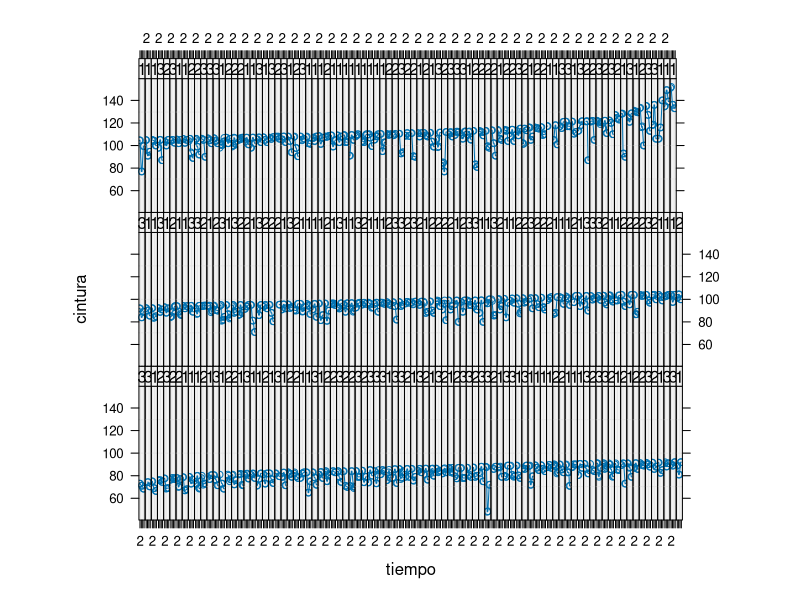
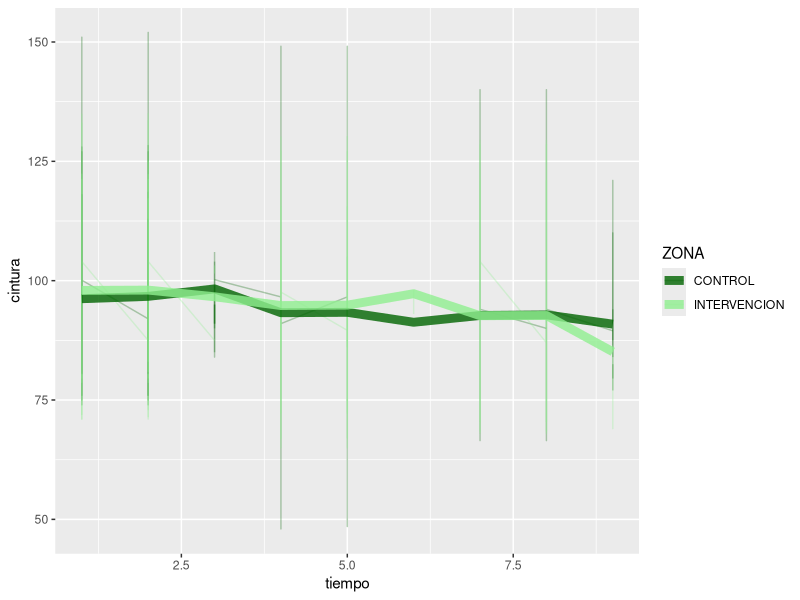
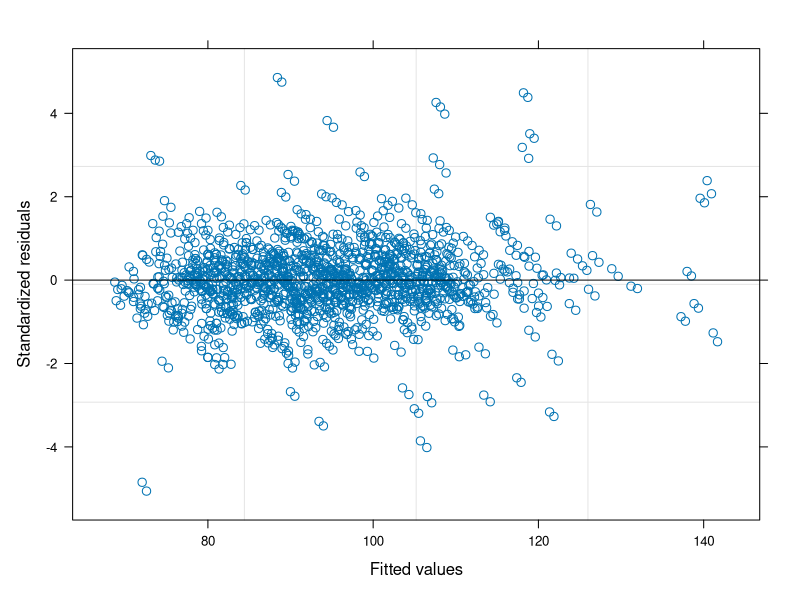
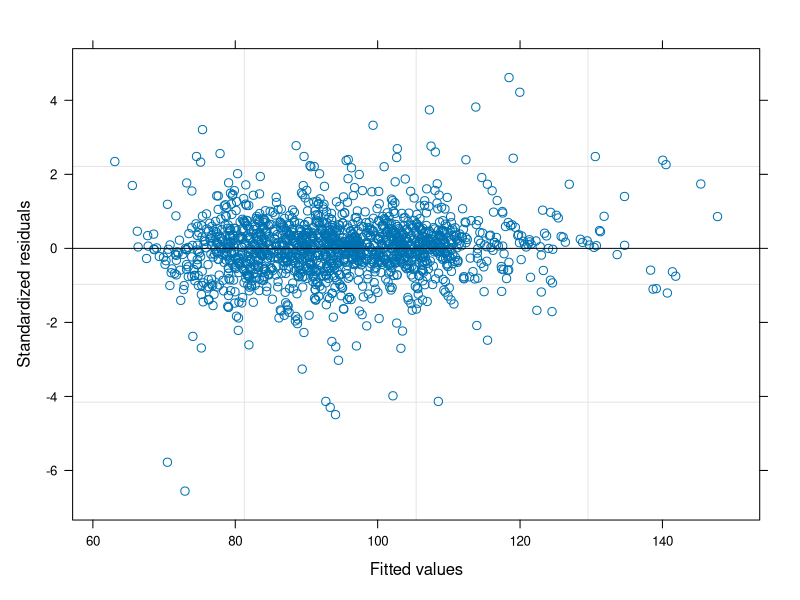
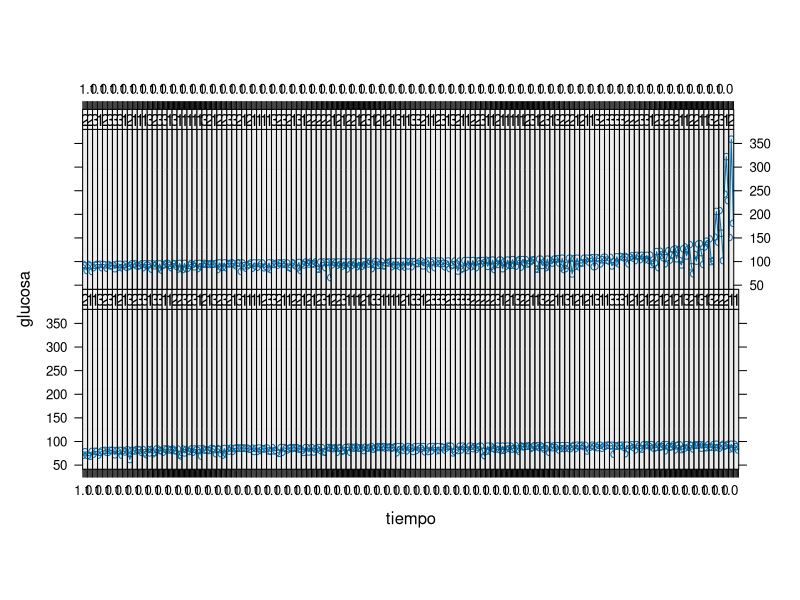
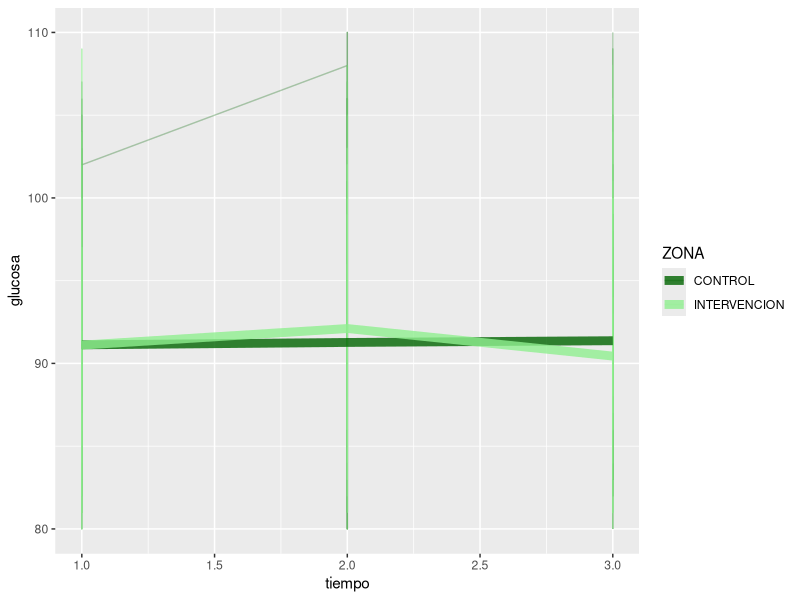

Write the R code that produced these figures, in order.
## ---- chunk 1
knitr::opts_chunk$set(echo = TRUE, comment = "",
                      message = FALSE, warning = FALSE,
                      cache=TRUE)
## ---- chunk 2
setwd("c:/juan/CREAL/GitHub/PrivateTeachingMaterials/advanced_modelling_R/data")
dat <- read.delim("Base_Curso_F4D.txt", dec=",", 
                  na.strings = c("#N/A"))
                    
head(dat)
str(dat)
## ---- chunk 3

vars <- grep("^P.CINTURA", names(dat), value = TRUE)

datS <- dat[ , c("ID_FAMILIAR", "ZONA", vars)]

cint <- reshape(datS, direction="long",
                varying = list(vars),
                idvar = c("ID_FAMILIAR","ZONA"),
                v.names = c("cintura"),
                timevar = "tiempo", times=1:9)
head(cint)

cint$familia <- substr(cint$ID_FAMILIAR, 1, 8)
head(cint)


write.table(cint, file="cintura.txt", sep="\t", quote=FALSE,
            row.names = FALSE)
## ---- chunk 4
vars <- grep("^GLUC", names(dat), value = TRUE)

datS <- dat[ , c("ID_FAMILIAR", "ZONA", vars)]

head(datS)

gluc <- reshape(datS, direction="long",
                varying = list(grep("^GLUC", names(dat), value = TRUE)),
                idvar = c("ID_FAMILIAR","ZONA"),
                v.names = c("glucosa"),
                timevar = "tiempo", times=1:3)
gluc$familia <- substr(gluc$ID_FAMILIAR, 1, 8)
head(gluc)

write.table(gluc, file="glucosa.txt", sep="\t", quote=FALSE,
            row.names = FALSE)
## ---- chunk 5
library(nlme)
cint.s <- groupedData(cintura ~ tiempo | ID_FAMILIAR, cint)
plot(cint.s)
## ---- chunk 6
library(ggplot2)

cint.agg <- aggregate(cintura ~ tiempo + ZONA, cint, mean)

plt <- ggplot(cint, aes(x = tiempo, y = cintura, color=ZONA)) +
    geom_line(aes(group = ZONA), alpha = .3) +
    geom_line(data = cint.agg, alpha = .8, size = 3) +
    scale_color_manual(values=c("darkgreen", "lightgreen"))
plt
## ---- chunk 7
library(nlme)
mod.cint1 <- lme(cintura ~ tiempo*ZONA, cint.s, 
                random = ~ 1, na.action="na.omit")
mod.cint2 <- lme(cintura ~ tiempo*ZONA, cint.s, 
                random = ~ tiempo, na.action = "na.omit")
anova(mod.cint1, mod.cint2)

summary(mod.cint1)
summary(mod.cint2)
## ---- chunk 8
plot(mod.cint1)
plot(mod.cint2)
## ---- chunk 9
gluc.s <- groupedData(glucosa ~ tiempo | ID_FAMILIAR, gluc)
plot(gluc.s)
## ---- chunk 10
gluc <- subset(gluc, glucosa < 200)
gluc.agg <- aggregate(glucosa ~ tiempo + ZONA, gluc, mean)

plt <- ggplot(gluc, aes(x = tiempo, y = glucosa, color=ZONA)) +
    geom_line(aes(group = ZONA), alpha = .3) +
    geom_line(data = gluc.agg, alpha = .8, size = 3) +
    scale_color_manual(values=c("darkgreen", "lightgreen"))
plt + ylim(c(80, 110))
## ---- chunk 11
mod.gluc <- lme(glucosa ~ tiempo*ZONA, gluc.s, 
                random = ~ 1)
summary(mod.gluc)
